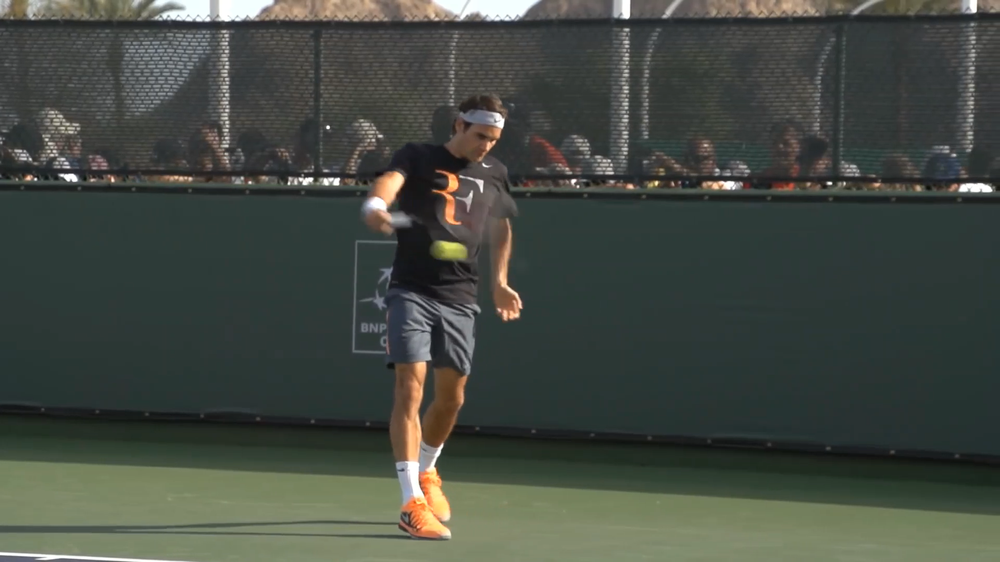
#> input picture speed estimate/3-1.png, 1000 x 562 px, shrunk from 1920 x 1080 before the run
$ python overlay.py
#> lines starting #> are read from the running program, lines starting #| are printed output that depends on the picture; after the words box and inside, x2 and y2 are one past the last pixel; in counts of white or black regions, pixels touching at a corner belong together
# -*- coding: utf-8 -*-
"""
Created on Mon Mar 16 22:18:32 2020

@author: neilw
"""
from PIL import Image
import cv2

# [8 lines of commented-out code are left out]

import matplotlib.pyplot as plt

name='3-1.png'
nemo = cv2.imread(name)
#> nemo is the input picture: shape (562, 1000, 3); mean B, G, R 67, 74.4, 68.5
nemo = cv2.cvtColor(nemo, cv2.COLOR_BGR2RGB)
#plt.imshow(nemo)
#plt.show()
hsv_nemo = cv2.cvtColor(nemo, cv2.COLOR_RGB2HSV)
#> hsv_nemo: shape (562, 1000, 3); mean H, S, V 66.4, 45.4, 76.4
lower_range = (20, 20, 60)
upper_range = (35, 255, 255)
#lower_range = (26, 25, 60)
#upper_range = (100, 255, 255)

mask = cv2.inRange(hsv_nemo, lower_range, upper_range)
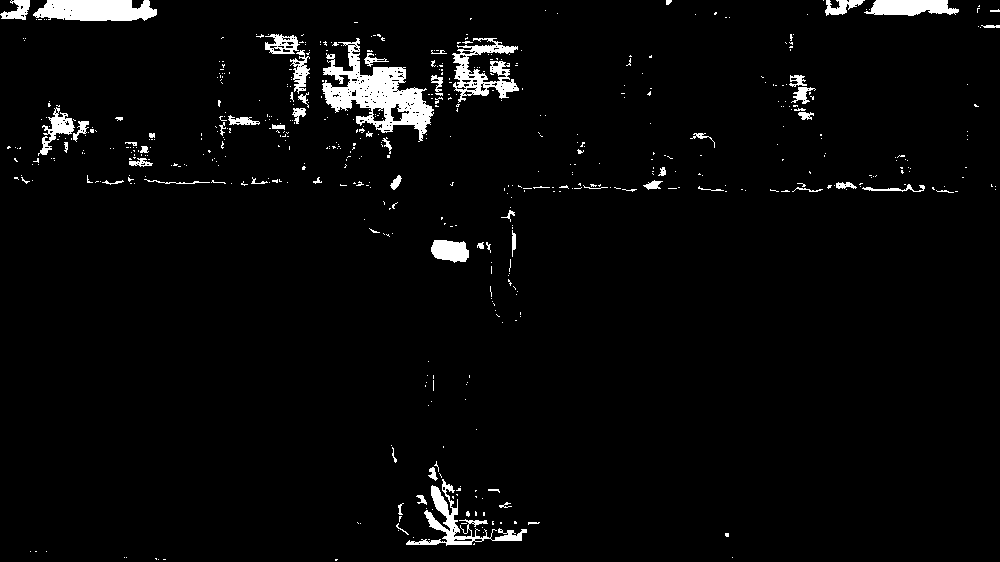
#> mask: shape (562, 1000); 3.3% white; 554 white regions (490 under 20 px), largest, box (x1, y1, x2, y2) and area: (322, 38, 434, 142) 4447, (33, 0, 157, 21) 2152, (452, 38, 519, 103) 1785

result = cv2.bitwise_and(nemo, nemo, mask=mask)
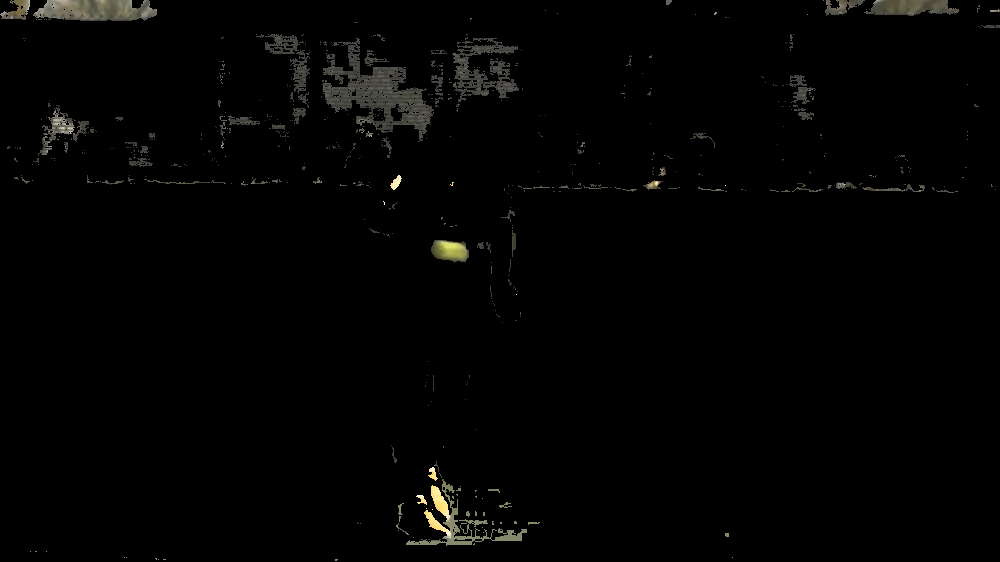
#> result: shape (562, 1000, 3); mean R, G, B 3.2, 3.1, 2.6
plt.figure(figsize=(19.2,10.8))
#plt.subplot(1, 2, 1)
#plt.imshow(mask, cmap="gray")
#plt.subplot(1, 2, 2)
plt.imshow(result)
plt.axis('off')
plt.tight_layout()

ax = plt.gca()

ax.xaxis.set_major_locator(plt.NullLocator())
ax.yaxis.set_major_locator(plt.NullLocator())
plt.savefig(name+'_segment.jpg', dpi=100, pad_inches = 0)
